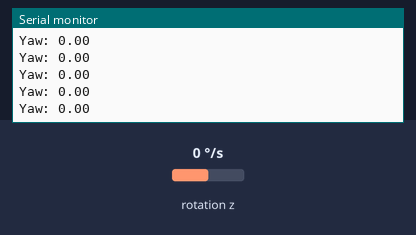
A sketch run on a simulated Arduino Uno, built with avr-gcc and run on an emulated ATmega328P. Parts: the last lines printed to the serial monitor. Wiring (inferred from the names in the program): MPU-6050 motion sensor at I2C address 0x68. The inputs (shaded band) are chosen by the test bench; at power-on: rotation z 0 °/s.

Above: at 1.2 s.
1.3 s: rotation z set to -192 °/s
At 1.32 s:
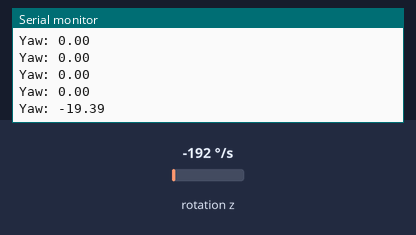
2.8 s: rotation z set to -100 °/s
At 2.84 s:
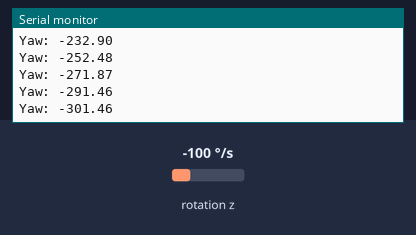
Timing chart, 0 to 5.8 s (numbered marks = the images above; inputs shaded):
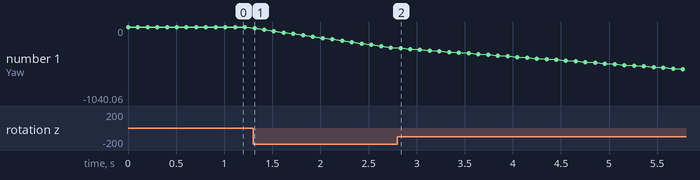

Measured:
- after the input at 1.3 s, the serial monitor: prints a new line at once (image 1)
- plotted number 1: 0 → -291.46 after the input at 1.3 s

The sketch:

TASK10.5.ino
```cpp
#include <Wire.h>

const int MPU6050_ADDR = 0x68;  // MPU6050 I2C address
int16_t gyroZ;
float yaw = 0;
unsigned long prevTime;

void setup() {
  Wire.begin();
  Serial.begin(9600);

  // Wake up MPU6050
  Wire.beginTransmission(MPU6050_ADDR);
  Wire.write(0x6B);  // PWR_MGMT_1 register
  Wire.write(0x00);  // Wake up MPU6050
  Wire.endTransmission();

  prevTime = millis();
}

void loop() {
  // Request gyro Z-axis data
  Wire.beginTransmission(MPU6050_ADDR);
  Wire.write(0x47);  // Gyro Z-axis high byte register
  Wire.endTransmission();
  Wire.requestFrom(MPU6050_ADDR, 2);  // Request 2 bytes

  // Combine high and low bytes to get raw gyro Z-axis value
  gyroZ = Wire.read() << 8 | Wire.read();

  // Calculate time difference
  unsigned long currentTime = millis();
  float dt = (currentTime - prevTime) / 1000.0;
  prevTime = currentTime;

  // Convert to degrees per second and update yaw
  yaw += (gyroZ / 131.0) * dt;

  // Print yaw value
  Serial.print("Yaw: ");
  Serial.println(yaw);

  delay(100);
}
```
